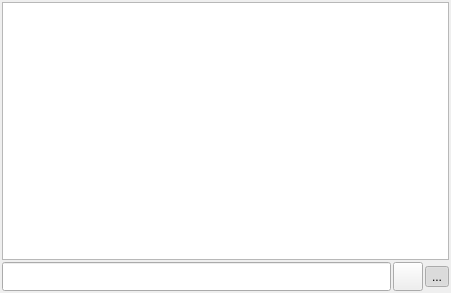
<?xml version="1.0" encoding="UTF-8"?>
<ui version="4.0">
 <class>Form</class>
 <widget class="QWidget" name="Form">
  <property name="geometry">
   <rect>
    <x>0</x>
    <y>0</y>
    <width>451</width>
    <height>293</height>
   </rect>
  </property>
  <property name="contextMenuPolicy">
   <enum>Qt::CustomContextMenu</enum>
  </property>
  <property name="windowTitle">
   <string>Form</string>
  </property>
  <layout class="QGridLayout" name="gridLayout">
   <property name="leftMargin">
    <number>2</number>
   </property>
   <property name="topMargin">
    <number>2</number>
   </property>
   <property name="rightMargin">
    <number>2</number>
   </property>
   <property name="bottomMargin">
    <number>2</number>
   </property>
   <property name="spacing">
    <number>2</number>
   </property>
   <item row="1" column="1">
    <widget class="QToolButton" name="filter_case_sensitive_button">
     <property name="text">
      <string/>
     </property>
     <property name="icon">
      <iconset theme="format-text-uppercase">
       <normaloff>../../../../</normaloff>../../../../</iconset>
     </property>
     <property name="iconSize">
      <size>
       <width>22</width>
       <height>22</height>
      </size>
     </property>
     <property name="checkable">
      <bool>true</bool>
     </property>
    </widget>
   </item>
   <item row="1" column="0">
    <widget class="KLineEdit" name="filter_line_edit">
     <property name="sizePolicy">
      <sizepolicy hsizetype="Expanding" vsizetype="Preferred">
       <horstretch>0</horstretch>
       <verstretch>0</verstretch>
      </sizepolicy>
     </property>
     <property name="clearButtonEnabled">
      <bool>true</bool>
     </property>
    </widget>
   </item>
   <item row="1" column="2">
    <widget class="QToolButton" name="automatic_order_button">
     <property name="text">
      <string>...</string>
     </property>
     <property name="icon">
      <iconset theme="format-text-uppercase">
       <normaloff>.</normaloff>.</iconset>
     </property>
     <property name="iconSize">
      <size>
       <width>22</width>
       <height>22</height>
      </size>
     </property>
     <property name="checkable">
      <bool>true</bool>
     </property>
     <property name="checked">
      <bool>true</bool>
     </property>
     <property name="autoRaise">
      <bool>false</bool>
     </property>
    </widget>
   </item>
   <item row="0" column="0" colspan="3">
    <widget class="QTreeView" name="tree_view">
     <property name="sizePolicy">
      <sizepolicy hsizetype="MinimumExpanding" vsizetype="Expanding">
       <horstretch>0</horstretch>
       <verstretch>0</verstretch>
      </sizepolicy>
     </property>
     <property name="minimumSize">
      <size>
       <width>400</width>
       <height>0</height>
      </size>
     </property>
     <property name="contextMenuPolicy">
      <enum>Qt::CustomContextMenu</enum>
     </property>
     <property name="alternatingRowColors">
      <bool>true</bool>
     </property>
     <property name="selectionMode">
      <enum>QAbstractItemView::ExtendedSelection</enum>
     </property>
     <property name="selectionBehavior">
      <enum>QAbstractItemView::SelectRows</enum>
     </property>
     <property name="uniformRowHeights">
      <bool>true</bool>
     </property>
     <property name="sortingEnabled">
      <bool>false</bool>
     </property>
     <property name="animated">
      <bool>true</bool>
     </property>
     <property name="allColumnsShowFocus">
      <bool>true</bool>
     </property>
     <property name="headerHidden">
      <bool>false</bool>
     </property>
     <attribute name="headerVisible">
      <bool>true</bool>
     </attribute>
     <attribute name="headerStretchLastSection">
      <bool>true</bool>
     </attribute>
    </widget>
   </item>
  </layout>
 </widget>
 <customwidgets>
  <customwidget>
   <class>KLineEdit</class>
   <extends>QLineEdit</extends>
   <header>klineedit.h</header>
  </customwidget>
 </customwidgets>
 <resources/>
 <connections/>
</ui>
